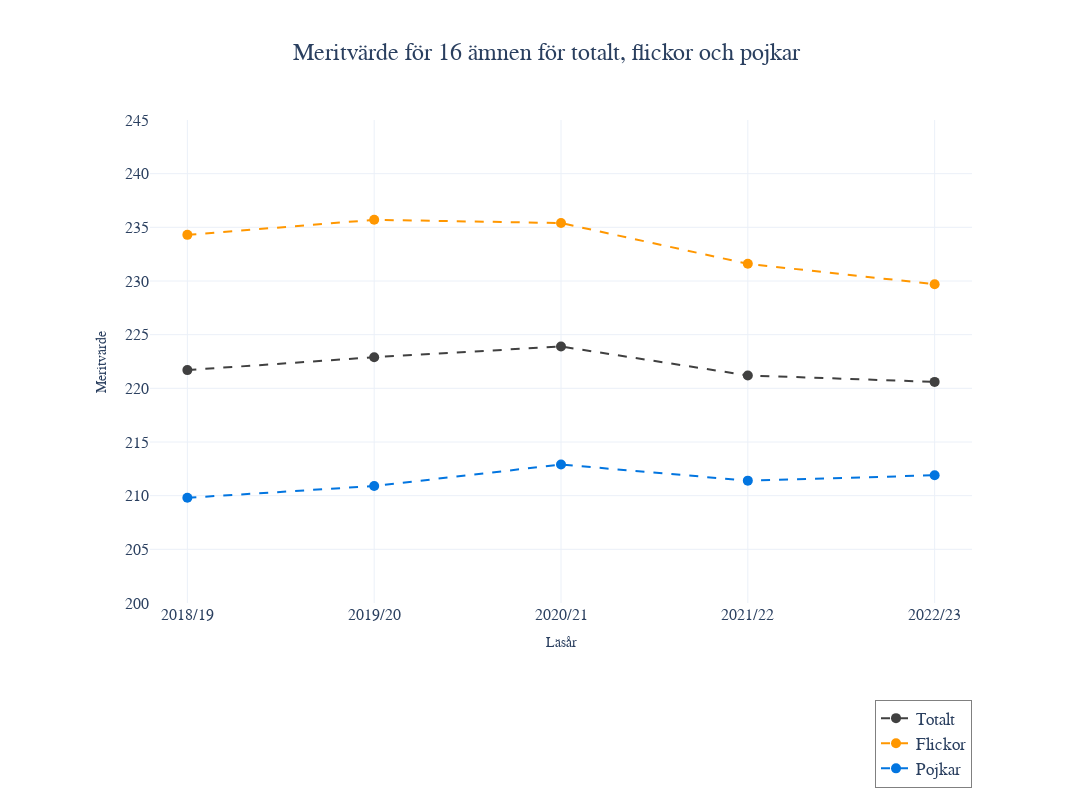

Write notebook code for a chart like this one.
### Code cell
fig = px.line(df, x=df.index, y=df.columns, title="Meritvärde för 16 ämnen för totalt, flickor och pojkar",
              color_discrete_sequence=custom_colors,
              labels={'index': 'Läsår', 'value': 'Meritvärde', 'variable': 'Kön'})

fig.update_layout(template='plotly_white', font=dict(family='Arial', size=17),
                  xaxis_title="Läsår", yaxis_title="Meritvärde",
                  legend=dict(orientation='v', yanchor='top', y=-0.2, xanchor='right', x=1,
                              traceorder='normal', bordercolor='gray', borderwidth=1, title=None),
                  title=dict(x=0.5),
                  xaxis=dict(ticklen=10, tickfont=dict(size=16)),
                  xaxis_title_font=dict(size=14),
                  yaxis_title_font=dict(size=14),
                   yaxis=dict(range=[200, 245], tickfont=dict(size=16)),
                  margin=dict(l=150, r=120, t=120, b=120),
                  height=800,
                  width=1500)  # Adjust the width of the figure)

fig.update_traces(line=dict(width=2, dash='dash'), mode='lines+markers', marker=dict(size=10), 
                  texttemplate='%{y:.1f}', textposition='top center', textfont=dict(size=20, color='black')) 

fig.update_xaxes(range=[-0.2,4.2])

fig.write_html('visualiseringar/meritvarde_16.html')

fig.show()

### Figure 1 — Plotly figure (JSON) as saved in the notebook; plotly's stock layout.template omitted (floating-point values rounded to 4 significant figures)
{"data": [{"hovertemplate": "Kön=Totalt<br>Unnamed: 0=%{x}<br>Meritvärde=%{y}<extra></extra>", "legendgroup": "Totalt", "line": {"color": "#404040", "dash": "dash", "width": 2}, "marker": {"size": 10, "symbol": "circle"}, "mode": "lines+markers", "name": "Totalt", "orientation": "v", "showlegend": true, "textfont": {"color": "black", "size": 20}, "textposition": "top center", "texttemplate": "%{y:.1f}", "type": "scatter", "x": ["2018/19", "2019/20", "2020/21", "2021/22", "2022/23"], "xaxis": "x", "y": [221.7, 222.9, 223.9, 221.2, 220.6], "yaxis": "y"}, {"hovertemplate": "Kön=Flickor<br>Unnamed: 0=%{x}<br>Meritvärde=%{y}<extra></extra>", "legendgroup": "Flickor", "line": {"color": "#FF9700", "dash": "dash", "width": 2}, "marker": {"size": 10, "symbol": "circle"}, "mode": "lines+markers", "name": "Flickor", "orientation": "v", "showlegend": true, "textfont": {"color": "black", "size": 20}, "textposition": "top center", "texttemplate": "%{y:.1f}", "type": "scatter", "x": ["2018/19", "2019/20", "2020/21", "2021/22", "2022/23"], "xaxis": "x", "y": [234.3, 235.7, 235.4, 231.6, 229.7], "yaxis": "y"}, {"hovertemplate": "Kön=Pojkar<br>Unnamed: 0=%{x}<br>Meritvärde=%{y}<extra></extra>", "legendgroup": "Pojkar", "line": {"color": "#0275E0", "dash": "dash", "width": 2}, "marker": {"size": 10, "symbol": "circle"}, "mode": "lines+markers", "name": "Pojkar", "orientation": "v", "showlegend": true, "textfont": {"color": "black", "size": 20}, "textposition": "top center", "texttemplate": "%{y:.1f}", "type": "scatter", "x": ["2018/19", "2019/20", "2020/21", "2021/22", "2022/23"], "xaxis": "x", "y": [209.8, 210.9, 212.9, 211.4, 211.9], "yaxis": "y"}], "layout": {"font": {"family": "Arial", "size": 17}, "height": 800, "legend": {"bordercolor": "gray", "borderwidth": 1, "orientation": "v", "title": {}, "tracegroupgap": 0, "traceorder": "normal", "x": 1, "xanchor": "right", "y": -0.2, "yanchor": "top"}, "margin": {"b": 120, "l": 150, "r": 120, "t": 120}, "title": {"text": "Meritvärde för 16 ämnen för totalt, flickor och pojkar", "x": 0.5}, "width": 1500, "xaxis": {"anchor": "y", "domain": [0, 1], "range": [-0.2, 4.2], "tickfont": {"size": 16}, "ticklen": 10, "title": {"font": {"size": 14}, "text": "Läsår"}}, "yaxis": {"anchor": "x", "domain": [0, 1], "range": [200, 245], "tickfont": {"size": 16}, "title": {"font": {"size": 14}, "text": "Meritvärde"}}}}
